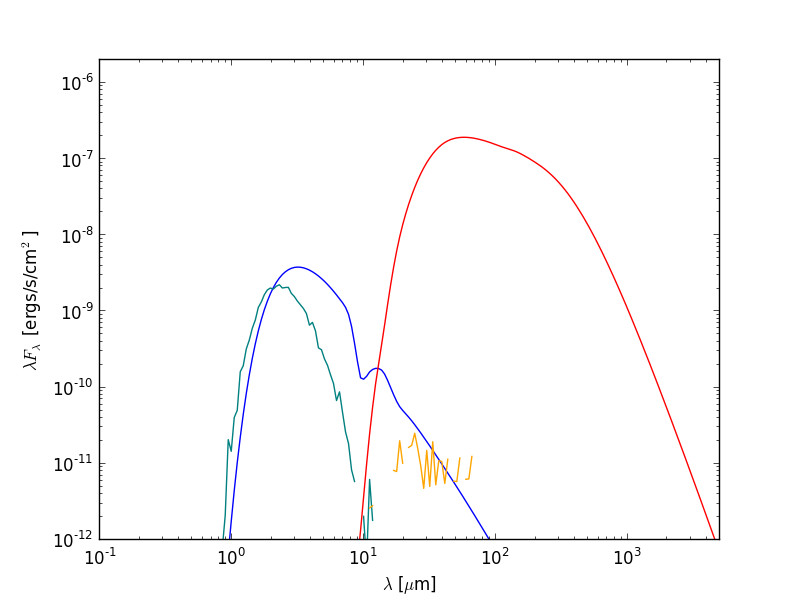

Write the Python code that produced this figure.
import matplotlib as mpl
mpl.use('Agg')
import matplotlib.pyplot as plt

from hyperion.model import ModelOutput
from hyperion.util.constants import pc

m = ModelOutput('tutorial_model.rtout')

fig = plt.figure()
ax = fig.add_subplot(1, 1, 1)

# Direct stellar photons
wav, nufnu = m.get_sed(inclination=0, aperture=-1, distance=300 * pc,
                       component='source_emit')
ax.loglog(wav, nufnu, color='blue')

# Scattered stellar photons
wav, nufnu = m.get_sed(inclination=0, aperture=-1, distance=300 * pc,
                       component='source_scat')
ax.loglog(wav, nufnu, color='teal')

# Direct dust photons
wav, nufnu = m.get_sed(inclination=0, aperture=-1, distance=300 * pc,
                       component='dust_emit')
ax.loglog(wav, nufnu, color='red')

# Scattered dust photons
wav, nufnu = m.get_sed(inclination=0, aperture=-1, distance=300 * pc,
                       component='dust_scat')
ax.loglog(wav, nufnu, color='orange')

ax.set_xlabel(r'$\lambda$ [$\mu$m]')
ax.set_ylabel(r'$\lambda F_\lambda$ [ergs/s/cm$^2$]')
ax.set_xlim(0.1, 5000.)
ax.set_ylim(1.e-12, 2.e-6)
fig.savefig('sed_origin.png')